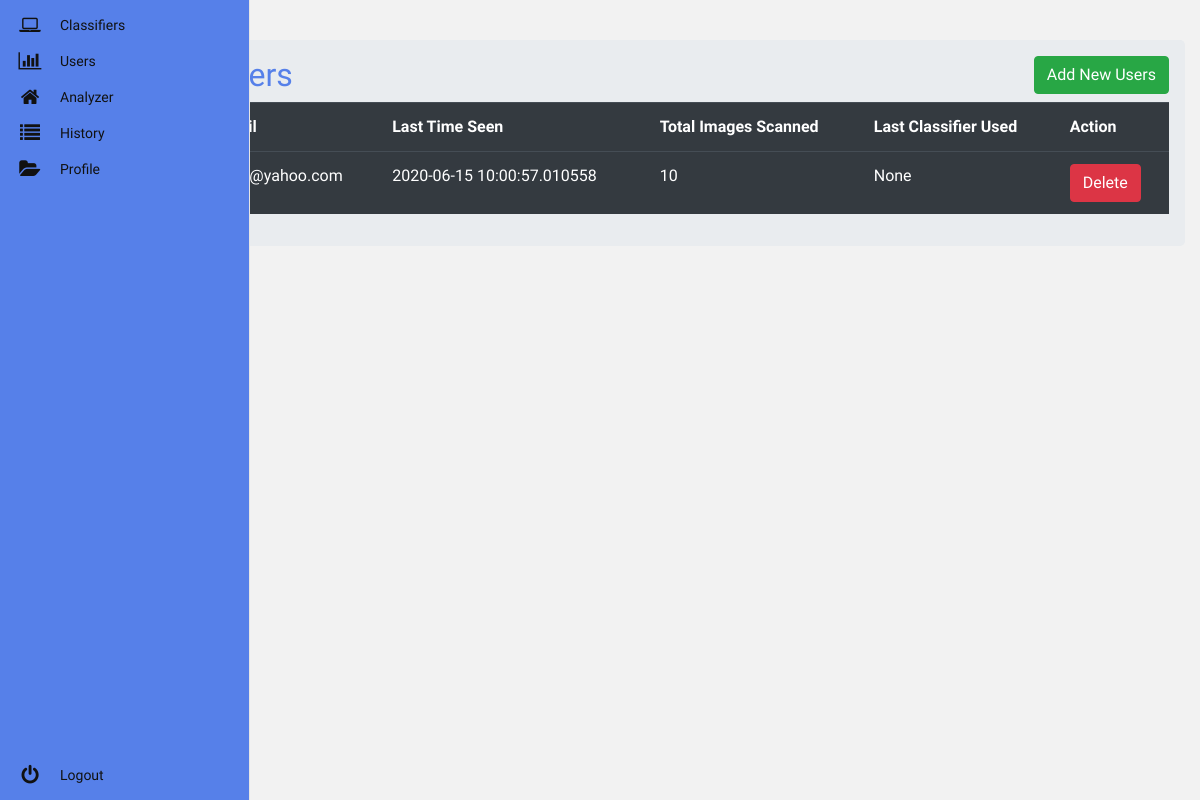
The page /users (signed in) on the database as committed earlier.
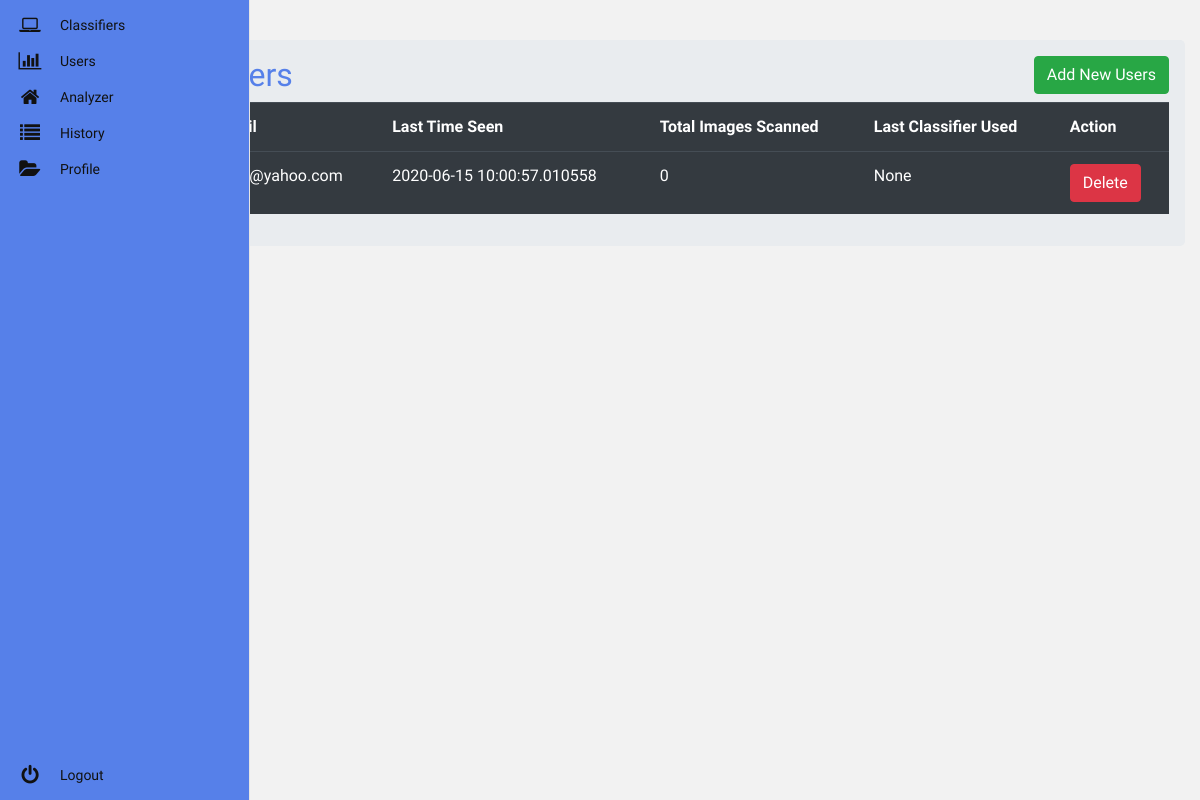
The same page on the database as committed later.
### Launch.py (models this page shows, shortened)
class Users(UserMixin, db.Model):
    id = db.Column(db.Integer, primary_key=True)
    username = db.Column(db.String(100), nullable=False, unique=True, )
    email = db.Column(db.String(200), nullable=False, unique=True, )
    password = db.Column(db.String(1000), nullable=False)
    isAdmin = db.Column(db.Boolean, nullable=False)
    lastTimeSeen = db.Column(db.DateTime, nullable=True)
    TotalImagesScanned = db.Column(db.Integer, nullable=False)
    detectPid = db.Column(db.Integer, nullable=False)
    scanProgress = db.Column(db.Integer, nullable=False)
    trainPid = db.Column(db.Integer, nullable=False)
    trainProgress = db.Column(db.Integer, nullable=False)
    history = db.relationship('History', backref='user')  # TODO: Astea ar trebui sa fie lazy='dynamic'

### Launch.py (the view)
@app.route("/users")
@login_required
def users():
    if not current_user.isAdmin:
        return "<h1>Not authorized</h1>"
    userList = db.session.query(Users.id, Users.username, Users.email, Users.lastTimeSeen, Users.TotalImagesScanned,
                                Classifiers.name) \
        .outerjoin(History, History.userId == Users.id) \
        .outerjoin(Classifiers, Classifiers.id == History.classifierId) \
        .group_by(Users.username) \
        .filter(Users.isAdmin == 0) \
        .all()
    return render_template("usersPage.html", userList=userList)

### Launch.py (called while the page is built)
@login_manager.user_loader
def load_user(user_id):
    return Users.query.get(int(user_id))

### templates/usersPage.html (shortened to what this page needs)
<!DOCTYPE html>
<html lang="en">
<head>
    <link href="https://stackpath.bootstrapcdn.com/bootstrap/4.4.1/css/bootstrap.min.css"
 rel="stylesheet">
    <link href="/static/css/baseStyle.css" rel="stylesheet">
    <link href="/static/css/usersPage.css" rel="stylesheet">
</head>
<body>
{% include "navBars/adminNavBar.html" %}
<div class="container">
    <div class="row">
        <div class="col md-12">
            <div class="jumbotron p-3">
                <h2>
                    Manage users
                    <button class="btn btn-success float-right" data-target="#mymodal" data-toggle="modal"
                            type="button">Add New Users
                    </button>
                </h2>
                <table class="table table-hover table-dark">
                    <tr>
                        <th>Username</th>
                        <th>Email</th>
                        <th>Last Time Seen</th>
                        <th>Total Images Scanned</th>
                        <th>Last Classifier Used</th>
                        <th>Action</th>
                    </tr>
                    {% for user in userList %}
                    <tr>
                        <td>{{user.username}}</td>
                        <td>{{user.email}}</td>
                        <td>
                            {% if user.lastTimeSeen is not none %}
                            {{user.lastTimeSeen}}
                            {% else %}
                            Never
                            {% endif %}
                        </td>
                        <td>{{user.TotalImagesScanned}}</td>
                        <td>{{user.name}}</td>
                        <td>
                            <a class="btn btn-danger btn-xs" href="/usersDelete/{{user.id}}"
                               onclick="return confirm('Are You Sure To Delete ?')">Delete</a>
                        </td>
                    </tr>
                    {% endfor %}
                </table>
            </div>
        </div>
    </div>
</div>
</body>
</html>

### templates/navBars/adminNavBar.html
<link href="/static/css/navBar.css" rel="stylesheet">
<nav class="main-menu">
    <ul>
        <li class="has-subnav">
            <a href="{{ url_for('classifiers') }}">
                <i class="fa fa-laptop fa-2x"></i>
                <span class="nav-text">
                            Classifiers
                        </span>
            </a>
        </li>
        <li>
            <a href="{{ url_for('users') }}">
                <i class="fa fa-bar-chart-o fa-2x"></i>
                <span class="nav-text">
                                    Users
                                </span>
            </a>
        </li>
        <li>
            <a href="{{ url_for('analyzer') }}">
                <i class="fa fa-home fa-2x"></i>
                <span class="nav-text">
                            Analyzer
                        </span>
            </a>
        </li>
        <li class="has-subnav">
            <a href="{{ url_for('history') }}">
                <i class="fa fa-list fa-2x"></i>
                <span class="nav-text">
                            History
                        </span>
            </a>
        </li>
        <li class="has-subnav">
            <a href="{{ url_for('profile') }}">
                <i class="fa fa-folder-open fa-2x"></i>
                <span class="nav-text">
                            Profile
                        </span>
            </a>
        </li>
    </ul>
    <ul class="logout">
        <li>
            <a href="{{ url_for('logout') }}">
                <i class="fa fa-power-off fa-2x"></i>
                <span class="nav-text">
                            Logout
                        </span>
            </a>
        </li>
    </ul>
</nav>

### static/css/baseStyle.css (style rules this page uses)
body { color: #5680E9; background-color: #F2F2F2; padding-left: 60px; font-size: 16px; font-family: 'Titillium Web', "Calibri Light"; }

### static/css/usersPage.css (style rules this page uses)
body { margin-top: 5vh; }

### static/css/navBar.css (style rules this page uses)
.fa-2x { font-size: 2em; }
.fa { position: relative; display: table-cell; width: 60px; height: 36px; text-align: center; vertical-align: middle; font-size: 20px; }
.main-menu { background: #5680E9; border-right: 1px solid #e5e5e5; position: fixed; top: 0; bottom: 0; height: 100%; left: 0; width: 60px; overflow: hidden; -webkit-transition: width .05s linear; transition: width .05s linear; -webkit-transform: translateZ(0) scale(1, 1); z-index: 1000; }
.main-menu > ul { margin: 7px 0; }
.main-menu li { position: relative; display: block; width: 250px; }
.main-menu li > a { position: relative; display: table; border-collapse: collapse; border-spacing: 0; color: #111111; font-family: arial; font-size: 14px; text-decoration: none; -webkit-transform: translateZ(0) scale(1, 1); -webkit-transition: all .1s linear; transition: all .1s linear; }
.main-menu .nav-text { position: relative; display: table-cell; vertical-align: middle; width: 190px; font-family: 'Titillium Web', sans-serif; }
.main-menu > ul.logout { position: absolute; left: 0; bottom: 0; }
nav { -webkit-user-select: none; -moz-user-select: none; -ms-user-select: none; -o-user-select: none; user-select: none; }
nav ul, nav li { outline: 0; margin: 0; padding: 0; }

Rows that differ between the two databases and show on the page:
changed Users "User@yahoo.com": TotalImagesScanned "10" → "0"
